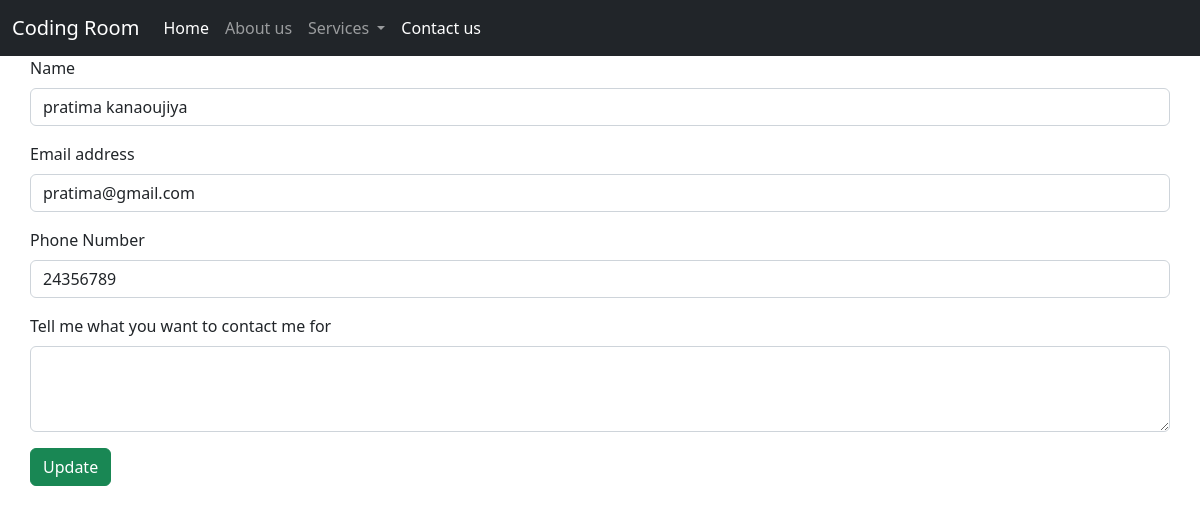
Screenshot of //17/ with the database file from the repository.
### home/models.py (models this page shows)
class Contact(models.Model):
    name = models.CharField(max_length=122)
    email = models.CharField(max_length=122)
    phone = models.CharField(max_length=12)
    desc = models.TextField()

### home/views.py (the view)
# urls.py: path('/<int:id>/', views.update_data, name='updatedata' ),
def update_data(request, id):
    user = Contact.objects.get(id=id)
    user.save()
    return render(request, 'update.html', {'user':user})

### templates/update.html (shortened to what this page needs)
{% extends 'base.html' %}
{% block body %}
<div class="container px-0 mb-5">
    <form method="post" action=" ">
    <div class="mb-3">
        <label for="name" class="form-label">Name</label>
        <input type="text" class="form-control" id="name"
        name="name"  placeholder="Full name" , value="{{user.name}}">
      </div>
      <div class="mb-3">
        <label for="" class="form-label">Email address</label>
        <input type="email" class="form-control" id="email" name="email" placeholder="name@example.com" value="{{user.email}}">
      </div>
      <div class="mb-3">
        <label for="phone" class="form-label">Phone Number</label>
        <input type="text" class="form-control" id="phone"
       name="phone"  placeholder="Phone number" value="{{user.phone}}">
      </div>
      <div class="mb-3">
        <label for="desc" class="form-label">Tell me what you want to contact me for</label>
        <textarea class="form-control" id="desc" name="desc" rows="3" value="{{user.desc}}"></textarea>
      </div>
      <input type="submit" class="btn btn-success" value="Update">
    </form>
</div>
{% endblock body %}

### rows the page displays
Contact: name "pratima kanaoujiya", email "pratima@gmail.com", phone "24356789"
